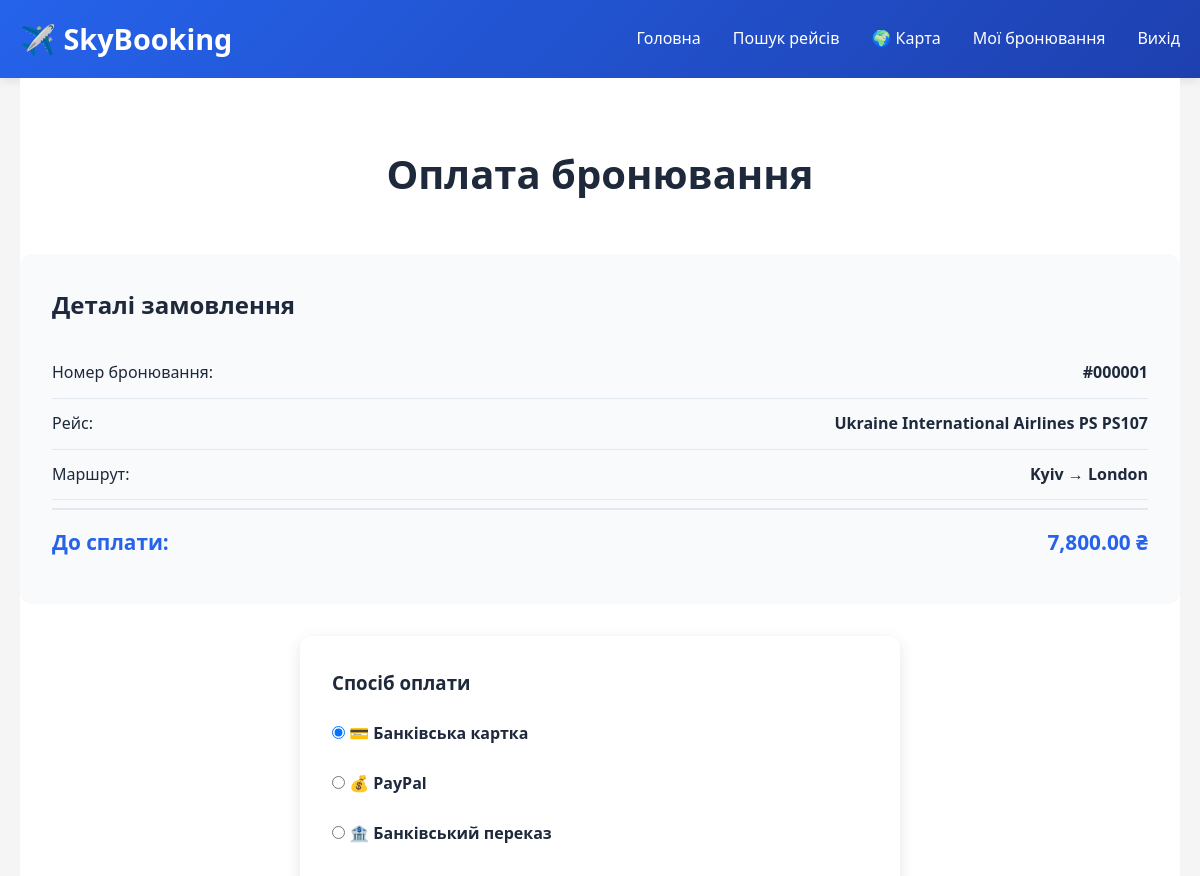
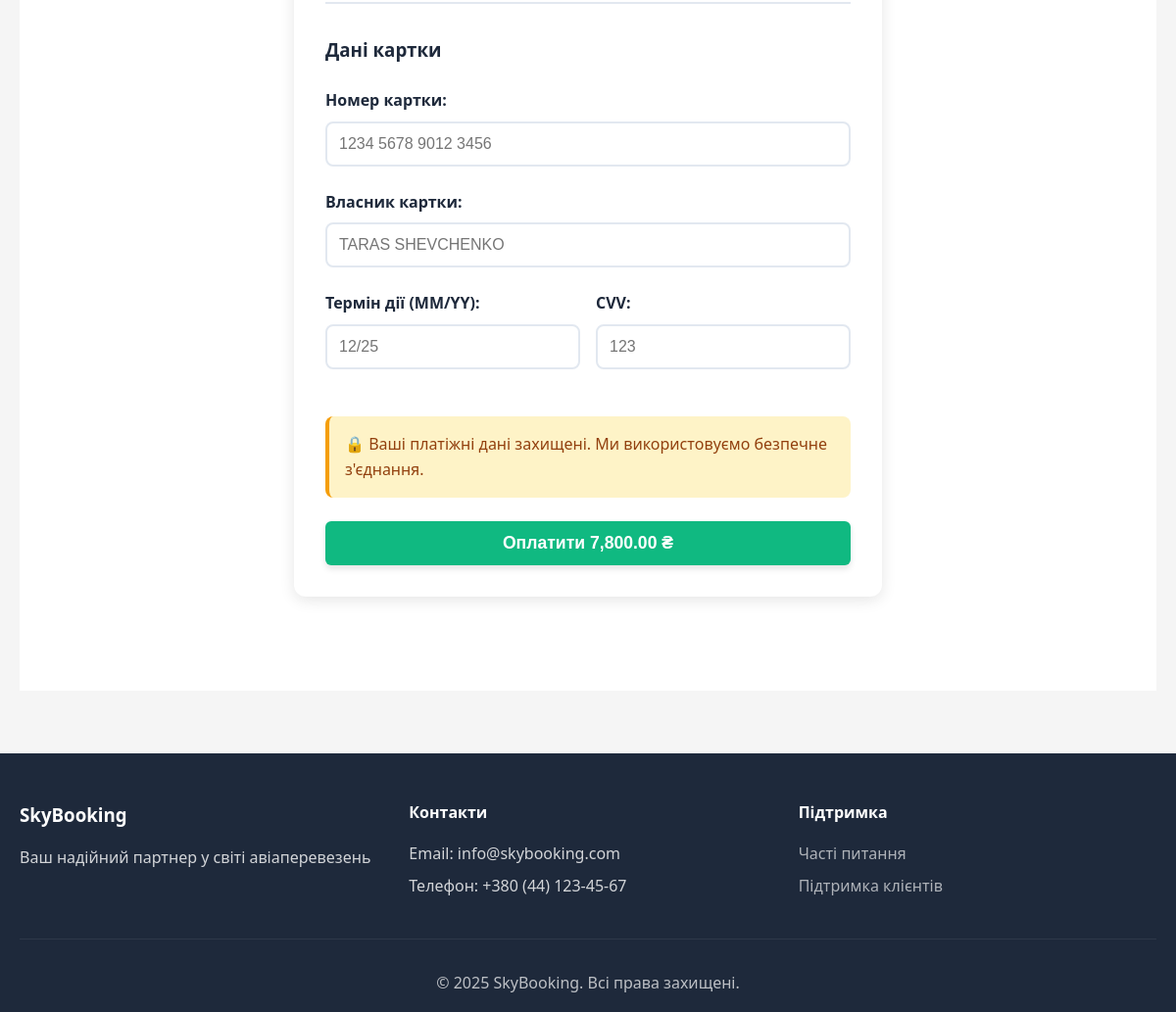
/public/payment.php?booking_id=1 (signed in), run on the app's committed database (2 pictures, top to bottom).
### tables this page shows
CREATE TABLE `bookings` (
  `booking_id` int(11) NOT NULL AUTO_INCREMENT,
  `customer_id` int(11) NOT NULL,
  `booking_date` timestamp NOT NULL DEFAULT current_timestamp(),
  `status` enum('pending','confirmed','cancelled','completed') DEFAULT 'pending',
  `total_amount` decimal(10,2) NOT NULL,
  `payment_status` enum('unpaid','paid','refunded') DEFAULT 'unpaid',
  `currency` varchar(3) DEFAULT 'UAH',
  `created_at` timestamp NOT NULL DEFAULT current_timestamp(),
  `updated_at` timestamp NOT NULL DEFAULT current_timestamp() ON UPDATE current_timestamp(),
  PRIMARY KEY (`booking_id`),
  KEY `idx_customer` (`customer_id`),
  KEY `idx_status` (`status`),
  KEY `idx_booking_date` (`booking_date`),
  CONSTRAINT `bookings_ibfk_1` FOREIGN KEY (`customer_id`) REFERENCES `customers` (`customer_id`) ON DELETE CASCADE
);

CREATE TABLE `airlines` (
  `airline_id` int(11) NOT NULL AUTO_INCREMENT,
  `name` varchar(100) NOT NULL,
  `iata_code` varchar(3) NOT NULL,
  `country` varchar(50) DEFAULT NULL,
  `created_at` timestamp NOT NULL DEFAULT current_timestamp(),
  PRIMARY KEY (`airline_id`),
  UNIQUE KEY `iata_code` (`iata_code`),
  KEY `idx_iata` (`iata_code`)
);

CREATE TABLE `flights` (
  `flight_id` int(11) NOT NULL AUTO_INCREMENT,
  `airline_id` int(11) NOT NULL,
  `flight_number` varchar(10) NOT NULL,
  `departure_airport_id` int(11) NOT NULL,
  `arrival_airport_id` int(11) NOT NULL,
  `departure_time` datetime NOT NULL,
  `arrival_time` datetime NOT NULL,
  `base_price` decimal(10,2) NOT NULL,
  `available_seats` int(11) NOT NULL DEFAULT 0,
  `status` enum('scheduled','boarding','departed','arrived','cancelled','delayed') DEFAULT 'scheduled',
  `created_at` timestamp NOT NULL DEFAULT current_timestamp(),
  `updated_at` timestamp NOT NULL DEFAULT current_timestamp() ON UPDATE current_timestamp(),
  PRIMARY KEY (`flight_id`),
  KEY `airline_id` (`airline_id`),
  KEY `idx_flight_number` (`flight_number`),
  KEY `idx_departure_time` (`departure_time`),
  KEY `idx_departure_airport` (`departure_airport_id`),
  KEY `idx_arrival_airport` (`arrival_airport_id`),
  KEY `idx_status` (`status`),
  CONSTRAINT `flights_ibfk_1` FOREIGN KEY (`airline_id`) REFERENCES `airlines` (`airline_id`) ON DELETE CASCADE,
  CONSTRAINT `flights_ibfk_2` FOREIGN KEY (`departure_airport_id`) REFERENCES `airports` (`airport_id`) ON DELETE CASCADE,
  CONSTRAINT `flights_ibfk_3` FOREIGN KEY (`arrival_airport_id`) REFERENCES `airports` (`airport_id`) ON DELETE CASCADE
);

### public/payment.php (the view, shortened to what this page needs)
<?php
require_once '../includes/config.php';
if (isset($_GET['booking_id'])) {
    $booking_id = intval($_GET['booking_id']);
} elseif (isset($_SESSION['current_booking_id'])) {
    $booking_id = $_SESSION['current_booking_id'];
} else {
    header('Location: ' . BASE_URL . '/index.php');
    exit;
}
$stmt = $pdo->prepare("
    SELECT
        b.*,
        f.flight_number,
        f.departure_time,
        a.name as airline_name,
        a.iata_code as airline_code,
        da.city as departure_city,
        aa.city as arrival_city
    FROM bookings b
    JOIN tickets t ON b.booking_id = t.booking_id
    JOIN flights f ON t.flight_id = f.flight_id
    JOIN airlines a ON f.airline_id = a.airline_id
    JOIN airports da ON f.departure_airport_id = da.airport_id
    JOIN airports aa ON f.arrival_airport_id = aa.airport_id
    WHERE b.booking_id = ? AND b.customer_id = ?
    LIMIT 1
");
$stmt->execute([$booking_id, $_SESSION['customer_id']]);
$booking = $stmt->fetch();
require_once '../includes/header.php';
?>
<div class="container">
    <section class="section">
        <h1 class="section-title">Оплата бронювання</h1>
        <div class="booking-summary">
            <h2 style="margin-bottom: 1.5rem; color: var(--dark-text);">Деталі замовлення</h2>
            <div class="summary-row">
                <span>Номер бронювання:</span>
                <strong>#<?php echo str_pad($booking['booking_id'], 6, '0', STR_PAD_LEFT); ?></strong>
            </div>
            <div class="summary-row">
                <span>Рейс:</span>
                <strong>
                    <?php echo htmlspecialchars($booking['airline_name']); ?>
                    <?php echo htmlspecialchars($booking['airline_code'] . ' ' . $booking['flight_number']); ?>
                </strong>
            </div>
            <div class="summary-row">
                <span>Маршрут:</span>
                <strong>
                    <?php echo htmlspecialchars($booking['departure_city'] . ' → ' . $booking['arrival_city']); ?>
                </strong>
            </div>
            <div class="summary-row">
                <span>До сплати:</span>
                <strong><?php echo number_format($booking['total_amount'], 2); ?> ₴</strong>
            </div>
        </div>
        <div class="form-container" style="margin-top: 2rem;">
            <form method="POST" action="" id="paymentForm" novalidate>
                <h3 style="margin-bottom: 1.5rem;">Спосіб оплати</h3>
                <div class="form-group">
                    <label>
                        <input type="radio" name="payment_method" value="card" id="paymentCard" required checked onchange="toggleCardDetails(); checkPaymentFormValidity();">
                        💳 Банківська картка
                    </label>
                </div>
                <div class="form-group">
                    <label>
                        <input type="radio" name="payment_method" value="paypal" id="paymentPaypal" required onchange="toggleCardDetails(); checkPaymentFormValidity();">
                        💰 PayPal
                    </label>
                </div>
                <div class="form-group">
                    <label>
                        <input type="radio" name="payment_method" value="bank_transfer" id="paymentTransfer" required onchange="toggleCardDetails(); checkPaymentFormValidity();">
                        🏦 Банківський переказ
                    </label>
                </div>
                <div id="cardDetails" style="margin-top: 2rem; padding-top: 2rem; border-top: 2px solid var(--border-color);">
                    <h3 style="margin-bottom: 1.5rem;">Дані картки</h3>
                    <div class="form-group">
                        <label for="card_number">Номер картки:</label>
                        <input type="text" name="card_number" id="card_number"
                               class="form-control card-field"
                               placeholder="1234 5678 9012 3456"
                               minlength="13"
                               maxlength="19"
                               pattern="[0-9\s]{13,19}"
                               oninput="formatCardNumber(this); checkPaymentFormValidity();">
                    </div>
                    <div class="form-group">
                        <label for="card_holder">Власник картки:</label>
                        <input type="text" name="card_holder" id="card_holder"
                               class="form-control card-field"
                               placeholder="TARAS SHEVCHENKO"
                               minlength="3"
                               maxlength="50"
                               pattern="[A-Za-z\s]+"
                               oninput="this.value = this.value.toUpperCase(); checkPaymentFormValidity();">
                    </div>
                    <div class="form-row">
                        <div class="form-group">
                            <label for="expiry">Термін дії (MM/YY):</label>
                            <input type="text" name="expiry" id="expiry"
                                   class="form-control card-field"
                                   placeholder="12/25"
                                   maxlength="5"
                                   pattern="(0[1-9]|1[0-2])\/[0-9]{2}"
                                   oninput="formatExpiry(this); checkPaymentFormValidity();">
                        </div>
                        <div class="form-group">
                            <label for="cvv">CVV:</label>
                            <input type="text" name="cvv" id="cvv"
                                   class="form-control card-field"
                                   placeholder="123"
                                   minlength="3"
                                   maxlength="4"
                                   pattern="[0-9]{3,4}"
                                   oninput="this.value = this.value.replace(/[^0-9]/g, ''); checkPaymentFormValidity();">
                        </div>
                    </div>
                </div>
                <div style="background: #fef3c7; padding: 1rem; border-radius: 8px; margin: 1.5rem 0; border-left: 4px solid var(--warning-color);">
                    <p style="margin: 0; color: #92400e;">
                        🔒 Ваші платіжні дані захищені. Ми використовуємо безпечне з'єднання.
                    </p>
                </div>
                <button type="submit" name="process_payment" class="btn btn-success btn-full" id="paymentBtn" disabled>
                    Оплатити <?php echo number_format($booking['total_amount'], 2); ?> ₴
                </button>
            </form>
        </div>
    </section>
</div>
<?php require_once '../includes/footer.php'; ?>

### public/css/style.css (style rules this page uses)
* { margin: 0; padding: 0; box-sizing: border-box; }
:root { --primary-color: #2563eb; --secondary-color: #1e40af; --success-color: #10b981; --danger-color: #ef4444; --warning-color: #f59e0b; --light-bg: #f8fafc; --dark-text: #1e293b; --gray-text: #64748b; --border-color: #e2e8f0; }
body { font-family: 'Segoe UI', Tahoma, Geneva, Verdana, sans-serif; line-height: 1.6; color: var(--dark-text); background-color: #f5f5f5; margin: 0; padding: 0; }
.container { max-width: 1200px; margin: 0 auto; padding: 0 20px; }
.btn { display: inline-block; padding: 0.875rem 2rem; background: white; color: var(--primary-color); border: none; border-radius: 8px; font-size: 1.1rem; font-weight: 600; text-decoration: none; cursor: pointer; transition: all 0.3s; box-shadow: 0 4px 6px rgba(0, 0, 0, 0.1); text-align: center; }
.btn-success { background: var(--success-color); color: white; }
.btn-full { width: 100%; }
.section { padding: 4rem 0; background: white; }
.section-title { text-align: center; font-size: 2.5rem; margin-bottom: 3rem; color: var(--dark-text); font-weight: bold; }
.form-container { max-width: 600px; margin: 2rem auto; background: white; padding: 2rem; border-radius: 12px; box-shadow: 0 4px 15px rgba(0, 0, 0, 0.1); }
.form-group { margin-bottom: 1.5rem; }
.form-group label { display: block; margin-bottom: 0.5rem; font-weight: 600; color: var(--dark-text); }
.form-control { width: 100%; padding: 0.75rem; border: 2px solid var(--border-color); border-radius: 8px; font-size: 1rem; transition: border-color 0.3s; }
.form-row { display: grid; grid-template-columns: repeat(auto-fit, minmax(250px, 1fr)); gap: 1rem; }
.booking-summary { background: var(--light-bg); padding: 2rem; border-radius: 12px; margin-top: 2rem; }
.summary-row { display: flex; justify-content: space-between; padding: 0.75rem 0; border-bottom: 1px solid var(--border-color); }
.summary-row:last-child { border-bottom: none; font-size: 1.3rem; font-weight: bold; color: var(--primary-color); padding-top: 1rem; margin-top: 0.5rem; border-top: 2px solid var(--border-color); }
.btn-success { background: var(--success-color); color: white; padding: 0.75rem 1.5rem; border: none; border-radius: 6px; font-weight: 600; cursor: pointer; transition: all 0.3s ease; text-decoration: none; display: inline-block; }

### public/payment.php (style rules this page uses)
.form-control:invalid:not(:placeholder-shown) { border-color: var(--danger-color); }

### data on the page
bookings: booking_id "000001", airlines.name "Ukraine International Airlines", airlines.iata_code "PS PS107", total_amount "7,800.00"

### other printed values
$booking['departure_city'] . ' → ' . $booking['arrival_city'] "Kyiv → London"
